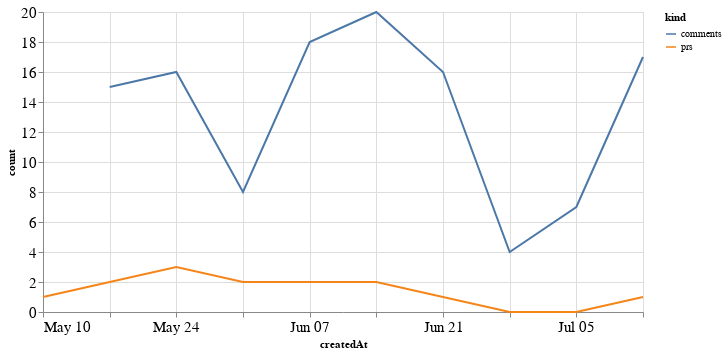

Notebook cell for this chart:
### Code cell
alt.Chart(total_time, width=600).mark_line().encode(
    x='createdAt',
    y='count',
    color='kind'
)

### Figure 1 — Vega-Lite specification as saved in the notebook (floating-point values rounded to 4 significant figures)
{"config": {"axisLeft": {"labelFontSize": 15}, "axisBottom": {"labelFontSize": 15}}, "data": {"name": "data-095ac2b88490dacf56aca936b45ad24c"}, "mark": "line", "encoding": {"color": {"type": "nominal", "field": "kind"}, "x": {"type": "temporal", "field": "createdAt"}, "y": {"type": "quantitative", "field": "count"}}, "width": 600, "$schema": "https://vega.github.io/schema/vega-lite/v4.8.1.json", "datasets": {"data-095ac2b88490dacf56aca936b45ad24c": [{"createdAt": "2020-05-10T00:00:00", "kind": "prs", "count": 1.0}, {"createdAt": "2020-05-17T00:00:00", "kind": "prs", "count": 2.0}, {"createdAt": "2020-05-24T00:00:00", "kind": "prs", "count": 3.0}, {"createdAt": "2020-05-31T00:00:00", "kind": "prs", "count": 2.0}, {"createdAt": "2020-06-07T00:00:00", "kind": "prs", "count": 2.0}, {"createdAt": "2020-06-14T00:00:00", "kind": "prs", "count": 2.0}, {"createdAt": "2020-06-21T00:00:00", "kind": "prs", "count": 1.0}, {"createdAt": "2020-06-28T00:00:00", "kind": "prs", "count": 0.0}, {"createdAt": "2020-07-05T00:00:00", "kind": "prs", "count": 0.0}, {"createdAt": "2020-07-12T00:00:00", "kind": "prs", "count": 1.0}, {"createdAt": "2020-05-10T00:00:00", "kind": "comments", "count": null}, {"createdAt": "2020-05-17T00:00:00", "kind": "comments", "count": 15.0}, {"createdAt": "2020-05-24T00:00:00", "kind": "comments", "count": 16.0}, {"createdAt": "2020-05-31T00:00:00", "kind": "comments", "count": 8.0}, {"createdAt": "2020-06-07T00:00:00", "kind": "comments", "count": 18.0}, {"createdAt": "2020-06-14T00:00:00", "kind": "comments", "count": 20.0}, {"createdAt": "2020-06-21T00:00:00", "kind": "comments", "count": 16.0}, {"createdAt": "2020-06-28T00:00:00", "kind": "comments", "count": 4.0}, {"createdAt": "2020-07-05T00:00:00", "kind": "comments", "count": 7.0}, {"createdAt": "2020-07-12T00:00:00", "kind": "comments", "count": 17.0}]}}
